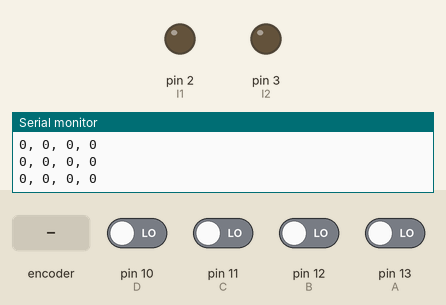
Simulated run of this sketch. Board: Arduino Uno, built with avr-gcc and run on an emulated ATmega328P. Shown: output pins drawn as LEDs (lit = HIGH), the last lines printed to the serial monitor. Dashed ring = blinking. The test bench sets the inputs (shaded band); at power-on: pin 10 (D), pin 11 (C), pin 12 (B), pin 13 (A) LOW.

Above: at 1.2 s.
1.3 s: rotary encoder on pin 13 (A) / pin 12 (B) turned 1 step (first pin leading)
At 1.7 s:
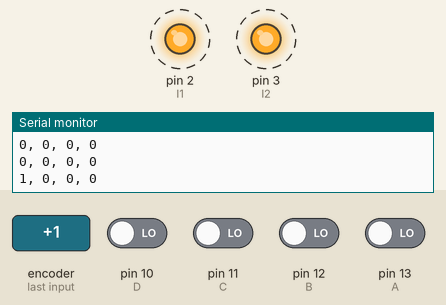
Timing chart, 0 to 10.5 s (numbered marks = the images above; inputs shaded):
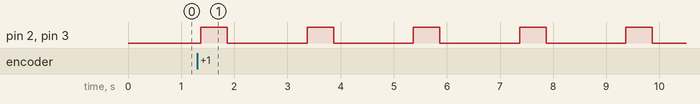

The sketch:

Infrarossi.ino
```cpp
#define I2 3
#define I1 2
#define A 13
#define B 12
#define C 11
#define D 10
#define time 500

void setup() {
  Serial.begin(9600);
  pinMode(A, INPUT);
  digitalWrite(A, LOW);

  pinMode(B, INPUT);
  digitalWrite(B, LOW);

  pinMode(C, INPUT);
  digitalWrite(C, LOW);

  pinMode(D, INPUT);
  digitalWrite(D, LOW);

  pinMode(I1,OUTPUT);
  pinMode(I2,OUTPUT);

  digitalWrite(I1, LOW);
  digitalWrite(I2, LOW);
}

void loop() {
     int av = digitalRead(A);
   int bv = digitalRead(B);
   int cv = digitalRead(C);
   int dv = digitalRead(D);

   Serial.print(av);
   Serial.print(", ");
   Serial.print(bv);
   Serial.print(", ");
   Serial.print(cv);
   Serial.print(", ");
   Serial.print(dv);
   Serial.println("");


   if(av == 1){
      digitalWrite(I1, HIGH);
      digitalWrite(I2, HIGH);
      delay(time);
      digitalWrite(I1, LOW);
      digitalWrite(I2, LOW);
      delay(time);
      digitalWrite(I1, LOW);
      digitalWrite(I2, LOW);
      delay(time);
      digitalWrite(I1, LOW);
      digitalWrite(I2, LOW);
      delay(time);
      digitalWrite(I1, LOW);
      digitalWrite(I2, LOW);
   }
   else if(bv == 1){
      digitalWrite(I1, HIGH);
      digitalWrite(I2, HIGH);
      delay(time);
      digitalWrite(I1, LOW);
      digitalWrite(I2, LOW);
      delay(time);
      digitalWrite(I1, LOW);
      digitalWrite(I2, LOW);
      delay(time);
      digitalWrite(I1, HIGH);
      digitalWrite(I2, HIGH);
      delay(time);
      digitalWrite(I1, LOW);
      digitalWrite(I2, LOW);
   }
   else if(cv == 1){
      digitalWrite(I1, HIGH);
      digitalWrite(I2, HIGH);
      delay(time);
      digitalWrite(I1, LOW);
      digitalWrite(I2, LOW);
      delay(time);
      digitalWrite(I1, HIGH);
      digitalWrite(I2, HIGH);
      delay(time);
      digitalWrite(I1, LOW);
      digitalWrite(I2, LOW);
      delay(time);
      digitalWrite(I1, LOW);
      digitalWrite(I2, LOW);
   }
   else if(dv == 1){
      digitalWrite(I1, HIGH);
      digitalWrite(I2, HIGH);
      delay(time);
      digitalWrite(I1, LOW);
      digitalWrite(I2, LOW);
      delay(time);
      digitalWrite(I1, HIGH);
      digitalWrite(I2, HIGH);
      delay(time);
      digitalWrite(I1, HIGH);
      digitalWrite(I2, HIGH);
      delay(time);
      digitalWrite(I1, LOW);
      digitalWrite(I2, LOW);
   }

}
```

Measured:
- after the input at 1.3 s, pin 2 (I1), pin 3 (I2): alternates HIGH for 0.50 s and LOW for 1.5 s, starting after 0.07 s
